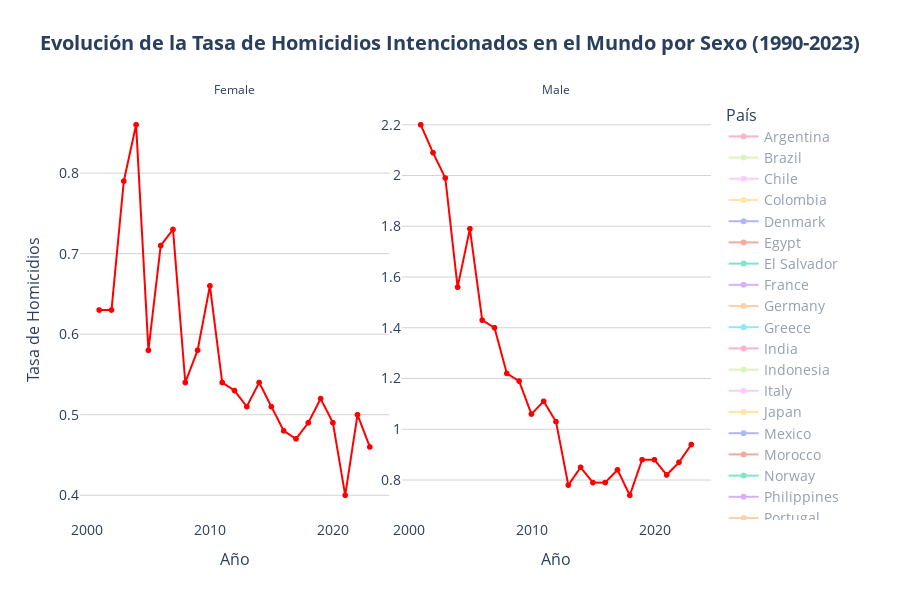

The code cell stored with this chart in its notebook:
### Markdown cell above
## Time Series

### Code cell
time_series_plot(
    df = df_time_series['country'],
    x='Year',
    y='homicides_rate',
    line_group='Country',
    facet_col='Sex',
    color='Country',
    default_visible_name='Spain',
    title='Evolución de la Tasa de Homicidios Intencionados en el Mundo por Sexo (1990-2023)',
    hover_data=HOVER_DATA['time_series_country'],
    labels=LABELS['time_series'],
    hovertemplate=HOVER_TEMPLATES['time_series_country'],
    color_discrete_map=COLOR_MAP['Region_2'],
    category_orders=CATEGORY_ORDERS,
    plot_save_path=os.path.join(PROJECT_PATH, 'plots', PLOT_FILENAME['time_series']),
    show=True
)
